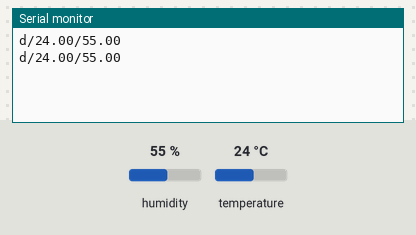
The sketch below on a simulated ESP8266 (Wemos D1 mini). On the bench: the last lines printed to the serial monitor. Inputs (shaded band) come from the test bench; at power-on: humidity 55 %, temperature 24 °C.

Above: at 4.8 s.
4.9 s: humidity set to 22 %
At 6.5 s:
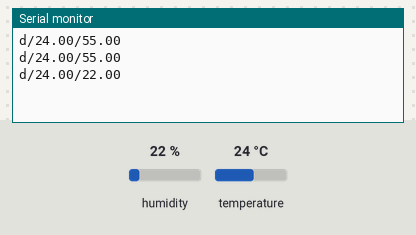
7.9 s: temperature set to 12 °C
At 9.4 s:
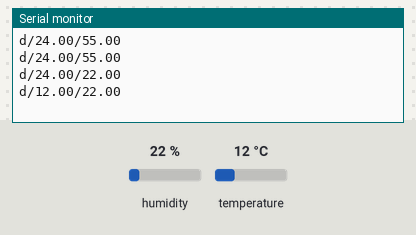
10.9 s: humidity set to 40 %
At 12.9 s:
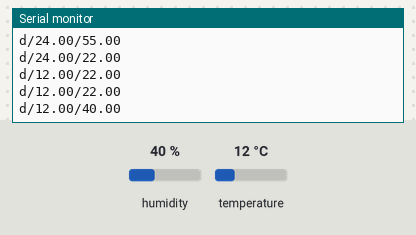
Timing chart, 0 to 14.4 s (numbered marks = the images above; inputs shaded):
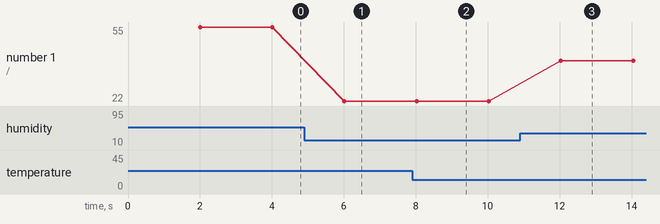

The sketch:

esp8266-dhtxx-pythonista.ino
```cpp
#include <ESP8266WiFi.h>
#include <WiFiUDP.h>


#include "DHT.h"
#define DHTPIN D4       // PIN SENSOR

//#define DHTTYPE DHT11   // DHT 11
#define DHTTYPE DHT22 // DHT 22
//#define DHTTYPE DHT21 // DHT 21

DHT dht(DHTPIN, DHTTYPE);

WiFiUDP UDP;                              //
char buff[16];                            //
const char ssid[]="WEMOS";              // wifi ssid
const char pass[]="12345678";             // wifi password
const char iPhoneIP[]   = "192.168.4.2";  // iPhone/Ipad iP
const int  iPhoneTxPort = 7000;           // UDP Tx port
const int  iPhoneRxPort = 9000;           // UDP Rx port
long t = 2000;                            //time

void setup() {
   Serial.begin(9600);
   dht.begin();

   WiFi.softAP(ssid, pass);               // WiFi connect
   UDP.begin(iPhoneTxPort);               // iPhoneTxPort

}

void loop() {
    ESP.wdtDisable();                              //
    int rx = UDP.parsePacket();                    // packet size
    if (rx){                                       // recive
      int len = UDP.read(buff, rx);                // rx lengs
      if (len > 0){                                // rx action
        buff[len] = '\0';                          // Termination char
        int c = buff[0];                           // header
        String r = "0";                            // No
        if ( c == '1' ){ r = "1"; t = 2*1000;}     // 1,  3 sec
        if ( c == '2' ){ r = "2"; t = 5*1000;}  // 2,  30 sec
        if ( c == '3' ){ r = "3"; t = 7*1000;} // 3,  1 min
        String data = "t/" + r +"/ / ";
        UDP.beginPacket(iPhoneIP, iPhoneRxPort);   // UDP port
        UDP.print(data);                           // Tx  data
        UDP.endPacket();                           // end packet
        //-----------------------------------------// UDP Transmitt
        c = '9';                                   //
     }
    }
    delay(t);
    report();
}

void report(){
    ESP.wdtDisable();
    String t = String(dht.readTemperature());    //Humidity
    String h = String(dht.readHumidity()); //Temperature
    String c = String(int(millis()/1000));    //count
    String data = "d/" + t + "/" + h ;        // id+tempe+humid
    Serial.println(data);
    //-------------------------------------//UDP transmitt
    UDP.beginPacket(iPhoneIP, iPhoneRxPort);// UDP port
    UDP.print(data);                       // Tx  data
    UDP.endPacket();                       // end packet
  }
```

Measured:
- after the input at 4.9 s, the serial monitor: prints a new line after 1.1 s (image 1)
- after the input at 7.9 s, the serial monitor: prints a new line after 0.12 s (image 2)
- after the input at 10.9 s, the serial monitor: prints a new line after 1.1 s (image 3)
- plotted number 1: 55 → 22 after the input at 4.9 s, 22 → 40 after the input at 10.9 s
